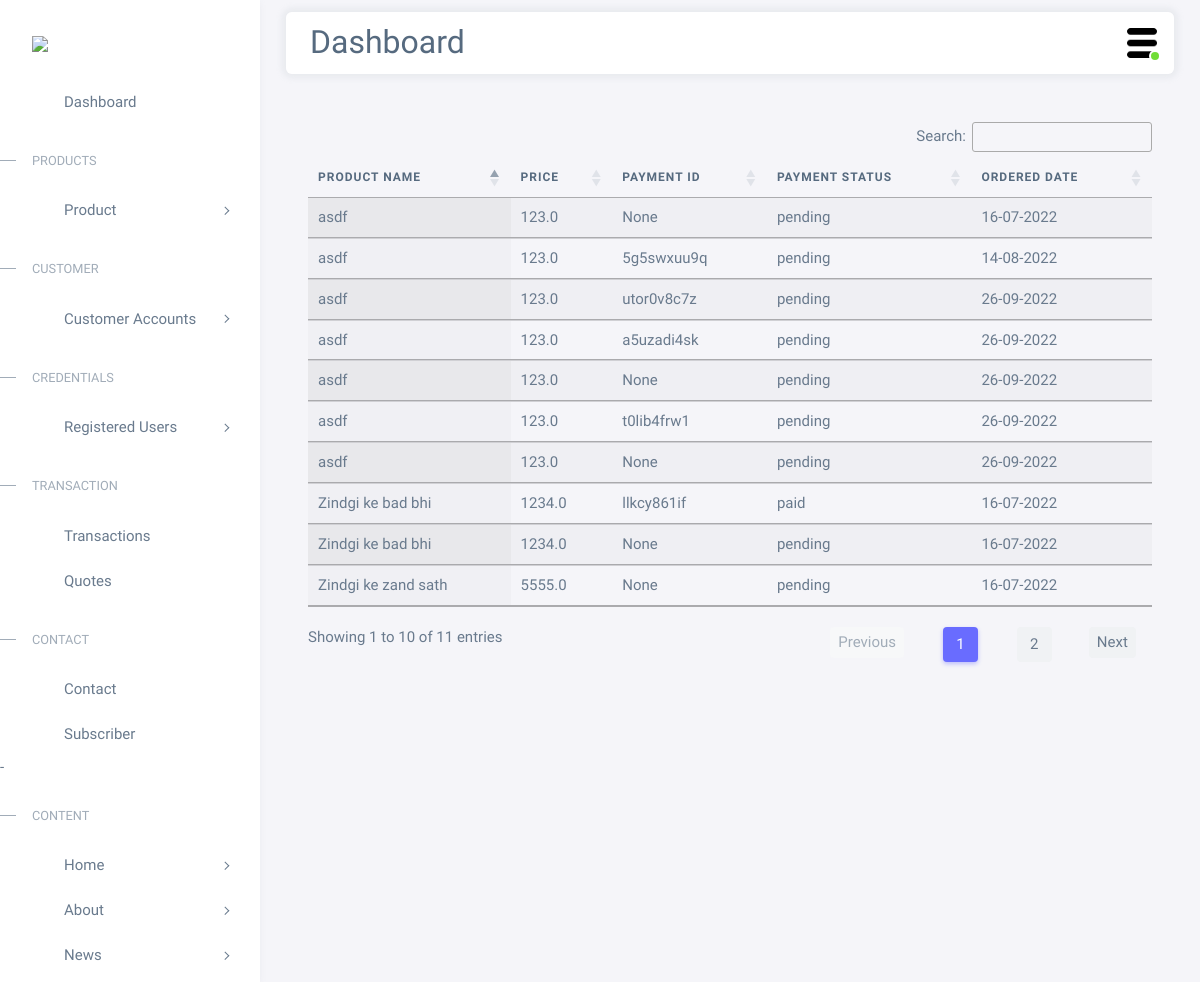
Page /devadmin/monthlyfilter/ on the earlier database version.
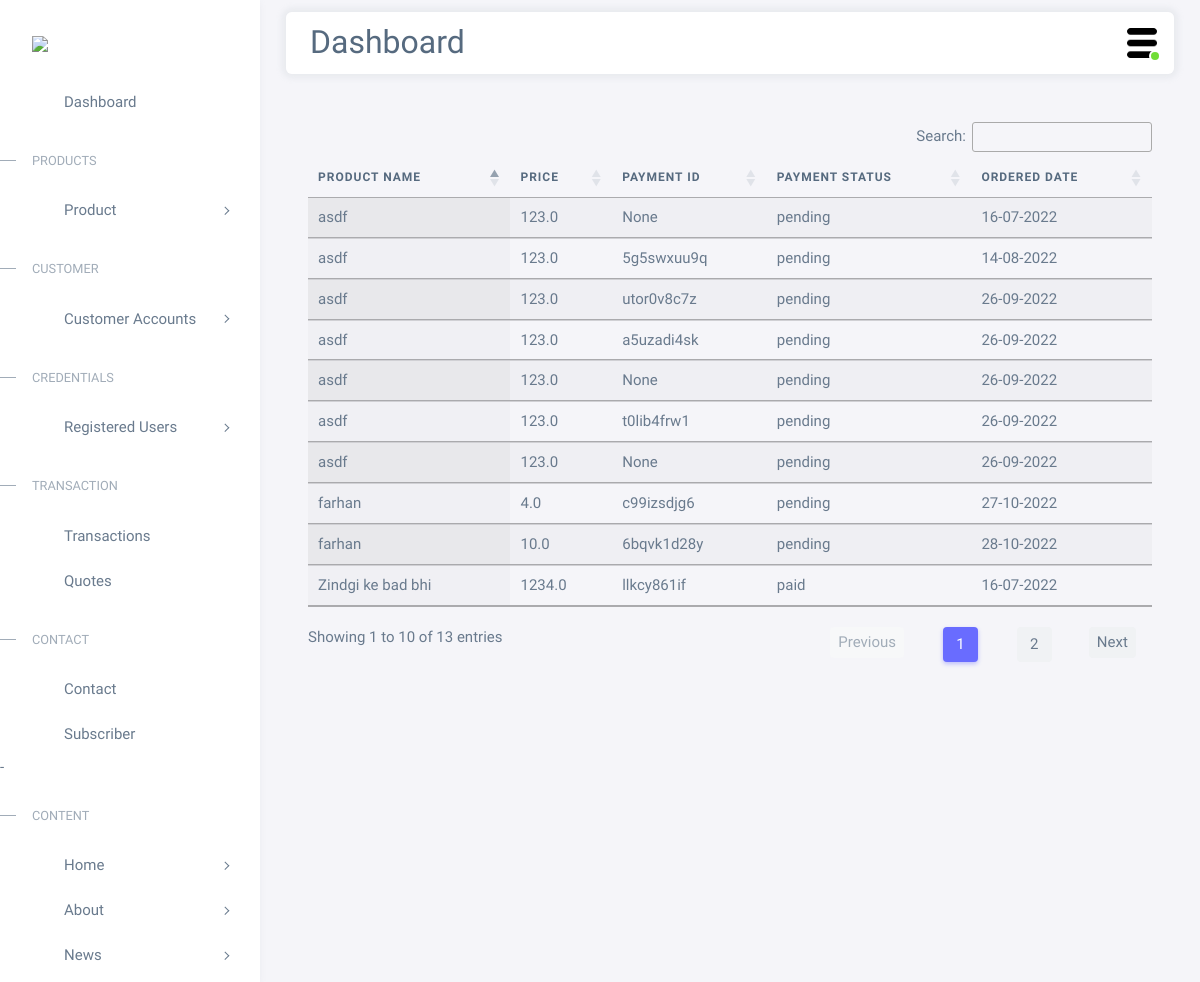
Same page on the later database version.
### accounts/models.py (models this page shows, shortened)
class OrderPlaced(models.Model):
    user = models.ForeignKey(User, on_delete=models.CASCADE)
    product = models.ForeignKey(SubProduct, on_delete=models.SET_NULL, default= None, null=True)
    product_title = models.CharField(max_length=100,default=None,null=True)
    price = models.FloatField()
    modeofpayment = models.CharField(max_length=100)
    payment_id = models.CharField(max_length=100)
    ordered_date_time = models.DateTimeField(auto_now_add =True)
    ordered_date = models.DateField(auto_now_add =True)
    due_date = models.DateField(default='1970-01-01')
    updated = models.DateTimeField(auto_now=True)
    payment_status = models.CharField(max_length=50)
    quantity = models.FloatField()
    frequency = models.CharField(max_length=200, default='Null')

### accounts/views.py (the view)
# urls.py: path('devadmin/monthlyfilter/', views.monthlyfilter, name='monthlyfilter'),
def monthlyfilter(request):
    order = OrderPlaced.objects.all()
    return render(request, 'devadmin/monthlyfilter.html',{'orders':order})

### accounts/templates/devadmin/monthlyfilter.html (shortened to what this page needs)
{% extends 'devadmin/base.html' %}
{% load static %}
{% block main-content %}
<link rel="stylesheet" href="https://cdn.datatables.net/1.12.1/css/jquery.dataTables.min.css">
<link rel="stylesheet" href="https://cdn.datatables.net/datetime/1.1.2/css/dataTables.dateTime.min.css">
<link rel="stylesheet" href="https://cdn.datatables.net/1.12.1/css/dataTables.bootstrap4.min.css">
<link rel="stylesheet" href="https://cdn.datatables.net/buttons/2.2.3/css/buttons.bootstrap4.min.css">
<div class="m-5">
<table id="example" class="table display nowrap mt-3" style="width:100%">
  <thead>
      <tr>
          <th>Product Name</th>
          <th>Price</th>
          <th>Payment ID</th>
          <th>Payment Status</th>
          <th>Ordered Date</th>
        </tr>
  </thead>
  <tbody>
    {% for i in orders %}
    <tr>
        <td>{{i.product_title}}</td>
        <td>{{i.price}}</td>
        <td>{{i.payment_id}}</td>
        <td>{{i.payment_status}}</td>
        <td>{{i.ordered_date|date:"d-m-Y"}}</td>
      </tr>
    {% endfor %}
    </tbody>
</table>
</div>
{% endblock main-content %}

Differences in the rows shown:
no longer on this page (row unchanged): OrderPlaced: product_title "Zindgi ke zand sath", price "5555.0", payment_id "None", payment_status "pending", ordered_date "16-07-2022"
no longer on this page (row unchanged): OrderPlaced: product_title "Zindgi ke bad bhi", price "1234.0", payment_id "None", payment_status "pending", ordered_date "16-07-2022"
added OrderPlaced: product_title "farhan", price "4.0", payment_id "c99izsdjg6", payment_status "pending", ordered_date "27-10-2022"
added OrderPlaced: product_title "farhan", price "10.0", payment_id "6bqvk1d28y", payment_status "pending", ordered_date "28-10-2022"
Other differences:
text written by a page script: "Search: Showing 1 to 10 of 11 entries Previous 1 2 Next" → "Search: Showing 1 to 10 of 13 entries Previous 1 2 Next"
